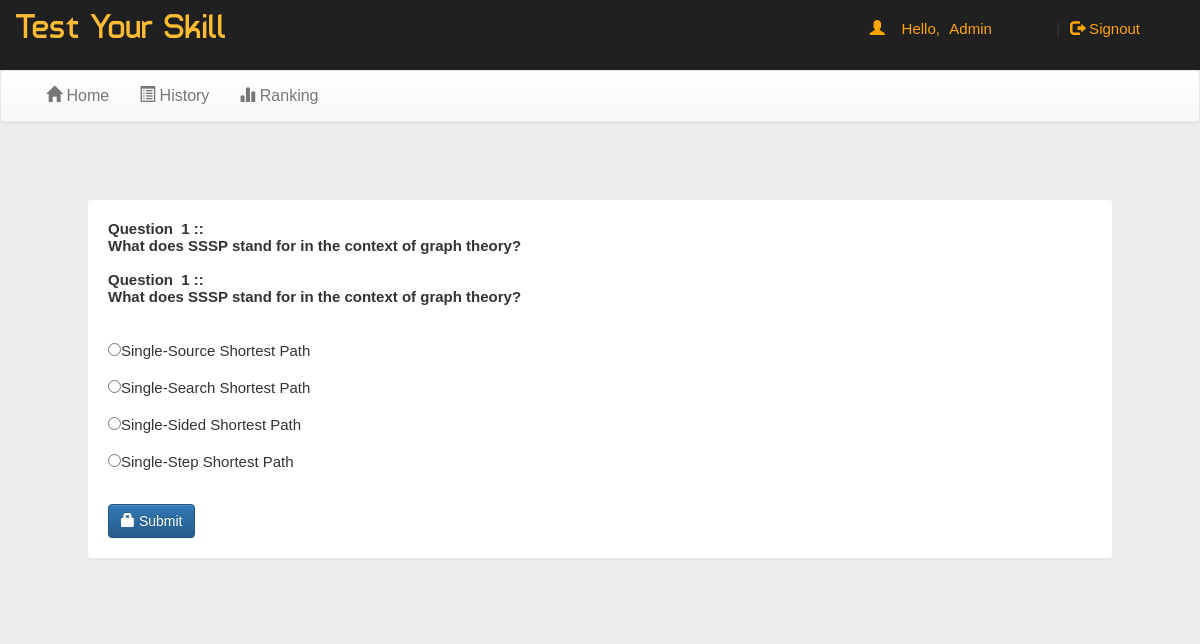
Page /account.php?q=quiz&step=2&eid=654b30cb60aed&n=1&t=3 (signed in) on the committed database.
### tables this page shows
CREATE TABLE `questions` (
  `eid` text NOT NULL,
  `qid` text NOT NULL,
  `qns` text NOT NULL,
  `choice` int(10) NOT NULL,
  `sn` int(11) NOT NULL
);

CREATE TABLE `options` (
  `qid` varchar(50) NOT NULL,
  `option` varchar(5000) NOT NULL,
  `optionid` text NOT NULL
);

### account.php (the view, shortened to what this page needs)
<!DOCTYPE html
    PUBLIC "-//W3C//DTD XHTML 1.0 Transitional//EN" "http://www.w3.org/TR/xhtml1/DTD/xhtml1-transitional.dtd">
<html xmlns="http://www.w3.org/1999/xhtml">
<head>
    <link rel="stylesheet" href="css/bootstrap.min.css" />
    <link rel="stylesheet" href="css/bootstrap-theme.min.css" />
    <link rel="stylesheet" href="css/main.css">
    <link rel="stylesheet" href="css/font.css">
</head>
<body>
    <div class="header">
        <div class="row">
            <div class="col-lg-6">
                <span class="logo">Test Your Skill</span>
            </div>
            <div class="col-md-4 col-md-offset-2">
                <?php
 include_once 'dbConnection.php';
  if(!(isset($_SESSION['email']))){
header("location:index.php");
}
else
{
$name = $_SESSION['name'];
echo '<span class="pull-right top title1" ><span class="log1"><span class="glyphicon glyphicon-user" aria-hidden="true"></span>&nbsp;&nbsp;&nbsp;&nbsp;Hello,</span> <a href="account.php?q=1" class="log log1">'.$name.'</a>&nbsp;|&nbsp;<a href="logout.php?q=account.php" class="log"><span class="glyphicon glyphicon-log-out" aria-hidden="true"></span>&nbsp;Signout</button></a></span>';
}?>
            </div>
        </div>
    </div>
    <div class="bg">
        <nav class="navbar navbar-default title1">
            <div class="container-fluid">
                <div class="collapse navbar-collapse" id="bs-example-navbar-collapse-1">
                    <ul class="nav navbar-nav">
                        <li <?php if(@$_GET['q']==1) echo'class="active"'; ?>><a href="index.php?q=1"><span
                                    class="glyphicon glyphicon-home" aria-hidden="true"></span>&nbsp;Home</a></li>
                        <li <?php if(@$_GET['q']==2) echo'class="active"'; ?>><a href="account.php?q=2"><span
                                    class="glyphicon glyphicon-list-alt" aria-hidden="true"></span>&nbsp;History</a>
                        </li>
                        <li <?php if(@$_GET['q']==3) echo'class="active"'; ?>><a href="account.php?q=3"><span
                                    class="glyphicon glyphicon-stats" aria-hidden="true"></span>&nbsp;Ranking</a></li>
                    </ul>
                </div>
            </div>
        </nav>
        <div class="container">
            <div class="row">
                <div class="col-md-12">
                    <?php
if(@$_GET['q']== 'quiz' && @$_GET['step']== 2) {
$eid=@$_GET['eid'];
$sn=@$_GET['n'];
$total=@$_GET['t'];
$q=mysqli_query($con,"SELECT * FROM questions WHERE eid='$eid' AND sn='$sn' " );
echo '<div class="panel" style="margin:5%">';
while($row=mysqli_fetch_array($q) )
{
$qns=$row['qns'];
$qid=$row['qid'];
echo '<b>Question &nbsp;'.$sn.'&nbsp;::<br />'.$qns.'</b><br /><br />';
}
$q=mysqli_query($con,"SELECT * FROM options WHERE qid='$qid' " );
echo '<form action="update.php?q=quiz&step=2&eid='.$eid.'&n='.$sn.'&t='.$total.'&qid='.$qid.'" method="POST"  class="form-horizontal">
<br/>';
while($row=mysqli_fetch_array($q) )
{
$option=$row['option'];
$optionid=$row['optionid'];
echo'<input type="radio" name="ans" value="'.$optionid.'">'.$option.'<br /><br />';
}
echo'<br /><button type="submit" class="btn btn-primary"><span class="glyphicon glyphicon-lock" aria-hidden="true"></span>&nbsp;Submit</button></form></div>';
}
?>
                </div>
            </div>
        </div>
    </div>
</body>
</html>

### css/main.css (style rules this page uses)
body { overflow-x:hidden; width:100%; font: 15px "Century Gothic", "Times Roman", sans-serif; background:#eee; min-height:550px; background-attachment:fixed; }
.bg { min-height:540px; }
.panel { border-color:#eee; margin:40px; padding:20px; font: 15px "Century Gothic", "Times Roman", sans-serif; }
.header { background:#202020; height:70px; }
.logo { font-family:'typo'; font-size:35px; color:#ffbb33; margin:15px; }
.title1 { font: 16px "Century Gothic", "Times Roman", sans-serif; }
.top { margin-top:20px; }
.log1 { font: 15px 'Ubuntu', sans-serif; color:orange; margin-left:10px; }
.log { margin:10px; margin-right:60px; margin-left:5px; color:orange; text-decoration:none; font-size:20px; font-size:15px; }

### rows in the picture
questions: qns "What does SSSP stand for in the context of graph theory?"
questions: qns "What does SSSP stand for in the context of graph theory?"
options: option "Single-Source Shortest Path"
options: option "Single-Search Shortest Path"
options: option "Single-Sided Shortest Path"
options: option "Single-Step Shortest Path"

### other values in the picture
$name "Admin"
